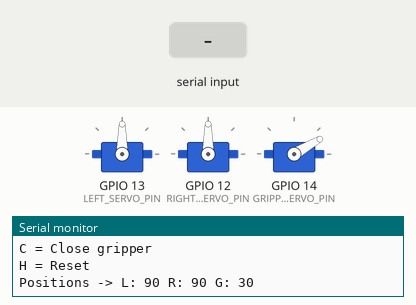
Recording of a sketch running on a simulated ESP32. Shown: 3 × servo, the last lines printed to the serial monitor. The test bench sets the inputs (shaded band). Nothing arrives over Bluetooth unless stated.

Above: at 2.2 s.
2.3 s: "W\n" received over Serial
At 4.4 s:
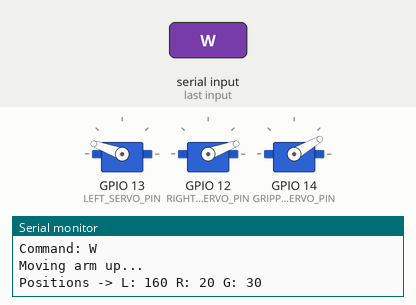
4.8 s: "S\n" received over the second serial link
At 7.3 s:
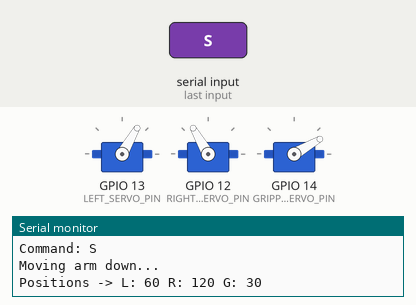
7.8 s: "A\n" received over Serial
At 9.6 s:
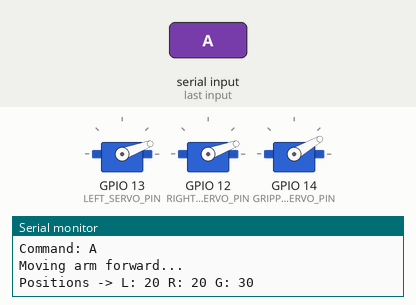
10.8 s: "D\n" received over the second serial link
At 13.1 s:
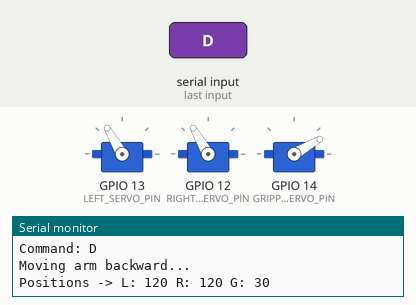
13.8 s: "C\n" received over Serial
At 14.7 s:
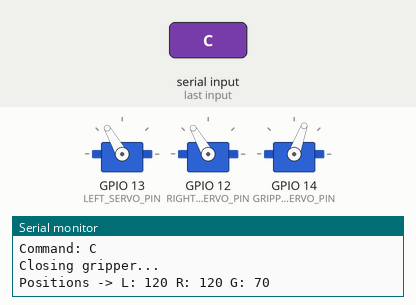
15.9 s: "W\n" received over the second serial link
At 18.1 s:
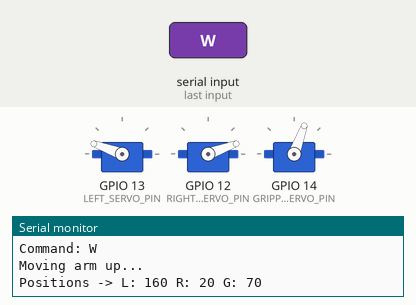
Timing chart, 0 to 19.6 s (numbered marks = the images above; inputs shaded):
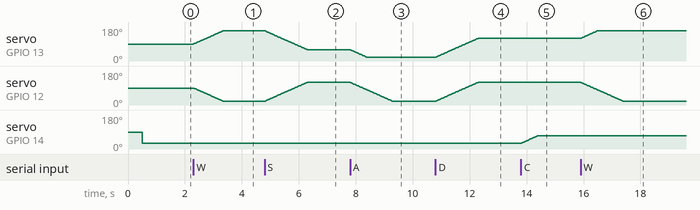

The sketch:

robotic_arm.ino
```cpp
/*
 * Bluetooth-Controlled Robotic Arm (ESP32)
 * Engineering Design and Tools, Lewis University, Spring 2026
 * Author: Juan Jose Castro (team project)
 *
 * Controls a 3-servo pantograph-style arm over Classic Bluetooth serial
 * (device name "Gripper") or USB serial.
 *
 * Commands:
 *   W = Up        S = Down
 *   A = Forward   D = Backward
 *   O = Open gripper   C = Close gripper
 *   H = Return to home position
 *
 * Libraries: ESP32Servo, BluetoothSerial (ESP32 Arduino core)
 */

#include <ESP32Servo.h>
#include <BluetoothSerial.h>

BluetoothSerial SerialBT;

// ---------- Pin assignments ----------
#define LEFT_SERVO_PIN    13
#define RIGHT_SERVO_PIN   12
#define GRIPPER_SERVO_PIN 14

// ---------- Home positions (degrees) ----------
#define ORIGIN_LEFT     90
#define ORIGIN_RIGHT    90
#define ORIGIN_GRIPPER  30

// ---------- Angle limits (found through testing) ----------
#define LEFT_MIN    20
#define LEFT_MAX    160
#define RIGHT_MIN   20
#define RIGHT_MAX   160
#define GRIPPER_MIN 20
#define GRIPPER_MAX 70

// ---------- Motion settings ----------
#define ARM_STEP_SIZE      100
#define GRIPPER_STEP_SIZE  100
#define SERVO_DELAY_MS     15   // delay between 1-degree steps

Servo leftServo;
Servo rightServo;
Servo gripperServo;

int leftPos    = ORIGIN_LEFT;
int rightPos   = ORIGIN_RIGHT;
int gripperPos = ORIGIN_GRIPPER;

// Keep a target angle inside its allowed range
int clampValue(int value, int minVal, int maxVal) {
  if (value < minVal) return minVal;
  if (value > maxVal) return maxVal;
  return value;
}

// Send a message to both USB serial and Bluetooth
void printBoth(String message) {
  Serial.println(message);
  SerialBT.println(message);
}

void printPositions() {
  String message = "Positions -> L: " + String(leftPos) +
                   " R: " + String(rightPos) +
                   " G: " + String(gripperPos);

  Serial.println(message);
  SerialBT.println(message);
}

// Move both arm servos together, 1 degree at a time, so the
// pantograph linkage moves smoothly
void moveArmDual(int targetLeft, int targetRight) {
  while (leftPos != targetLeft || rightPos != targetRight) {
    unsigned long start = millis();

    if (leftPos < targetLeft) {
      leftPos++;
    } else if (leftPos > targetLeft) {
      leftPos--;
    }

    if (rightPos < targetRight) {
      rightPos++;
    } else if (rightPos > targetRight) {
      rightPos--;
    }

    leftServo.write(leftPos);
    rightServo.write(rightPos);

    yield();

    while (millis() - start < SERVO_DELAY_MS) {
      yield();
    }
  }
}

// Move a single servo smoothly, 1 degree at a time
void moveSingleSmooth(Servo &servo, int &currentPos, int targetPos) {
  while (currentPos != targetPos) {
    unsigned long start = millis();

    if (targetPos > currentPos) {
      currentPos++;
    } else {
      currentPos--;
    }

    servo.write(currentPos);

    yield();

    while (millis() - start < SERVO_DELAY_MS) {
      yield();
    }
  }
}

void backToOrigin() {
  printBoth("Resetting to origin...");

  moveArmDual(ORIGIN_LEFT, ORIGIN_RIGHT);
  moveSingleSmooth(gripperServo, gripperPos, ORIGIN_GRIPPER);

  printPositions();
}

void handleCommand(char instruction) {
  instruction = toupper(instruction);

  if (instruction == '\n' || instruction == '\r' || instruction == ' ') {
    return;
  }

  Serial.print("Command: ");
  Serial.println(instruction);

  SerialBT.print("Command: ");
  SerialBT.println(instruction);

  switch (instruction) {
    case 'W':
      printBoth("Moving arm up...");
      moveArmDual(
        clampValue(leftPos + ARM_STEP_SIZE, LEFT_MIN, LEFT_MAX),
        clampValue(rightPos - ARM_STEP_SIZE, RIGHT_MIN, RIGHT_MAX)
      );
      break;

    case 'S':
      printBoth("Moving arm down...");
      moveArmDual(
        clampValue(leftPos - ARM_STEP_SIZE, LEFT_MIN, LEFT_MAX),
        clampValue(rightPos + ARM_STEP_SIZE, RIGHT_MIN, RIGHT_MAX)
      );
      break;

    case 'A':
      printBoth("Moving arm forward...");
      moveArmDual(
        clampValue(leftPos - ARM_STEP_SIZE, LEFT_MIN, LEFT_MAX),
        clampValue(rightPos - ARM_STEP_SIZE, RIGHT_MIN, RIGHT_MAX)
      );
      break;

    case 'D':
      printBoth("Moving arm backward...");
      moveArmDual(
        clampValue(leftPos + ARM_STEP_SIZE, LEFT_MIN, LEFT_MAX),
        clampValue(rightPos + ARM_STEP_SIZE, RIGHT_MIN, RIGHT_MAX)
      );
      break;

    case 'O':
      printBoth("Opening gripper...");
      moveSingleSmooth(
        gripperServo,
        gripperPos,
        clampValue(gripperPos - GRIPPER_STEP_SIZE, GRIPPER_MIN, GRIPPER_MAX)
      );
      break;

    case 'C':
      printBoth("Closing gripper...");
      moveSingleSmooth(
        gripperServo,
        gripperPos,
        clampValue(gripperPos + GRIPPER_STEP_SIZE, GRIPPER_MIN, GRIPPER_MAX)
      );
      break;

    case 'H':
      backToOrigin();
      break;

    default:
      printBoth("Unknown command.");
      break;
  }

  printPositions();
}

void setup() {
  Serial.begin(115200);
  SerialBT.begin("Gripper");

  leftServo.setPeriodHertz(50);
  rightServo.setPeriodHertz(50);
  gripperServo.setPeriodHertz(50);

  leftServo.attach(LEFT_SERVO_PIN, 500, 2400);
  rightServo.attach(RIGHT_SERVO_PIN, 500, 2400);
  gripperServo.attach(GRIPPER_SERVO_PIN, 500, 2400);

  delay(500);

  leftServo.write(leftPos);
  rightServo.write(rightPos);
  gripperServo.write(gripperPos);

  delay(500);

  printBoth("Bluetooth ready. Device: Gripper");
  printBoth("Commands:");
  printBoth("W = Up");
  printBoth("S = Down");
  printBoth("A = Forward");
  printBoth("D = Backward");
  printBoth("O = Open gripper");
  printBoth("C = Close gripper");
  printBoth("H = Reset");

  printPositions();
}

void loop() {
  while (SerialBT.available()) {
    char command = SerialBT.read();
    handleCommand(command);
  }

  while (Serial.available()) {
    char command = Serial.read();
    handleCommand(command);
  }
}
```

Measured:
- after the input at 2.3 s, servo on GPIO 13 (LEFT_SERVO_PIN): moves from 90° to 160° over 1.1 s, starting at once; servo on GPIO 12 (RIGHT_SERVO_PIN): moves from 90° to 20° over 1.1 s, starting at once
- after the input at 4.8 s, servo on GPIO 13 (LEFT_SERVO_PIN): moves from 160° to 60° over 1.5 s, starting at once; servo on GPIO 12 (RIGHT_SERVO_PIN): moves from 20° to 120° over 1.5 s, starting at once
- after the input at 7.8 s, servo on GPIO 13 (LEFT_SERVO_PIN): moves from 60° to 20° over 0.60 s, starting at once; servo on GPIO 12 (RIGHT_SERVO_PIN): moves from 120° to 20° over 1.5 s, starting at once
- after the input at 10.8 s, servo on GPIO 13 (LEFT_SERVO_PIN), servo on GPIO 12 (RIGHT_SERVO_PIN): moves from 20° to 120° over 1.5 s, starting at once
- after the input at 13.8 s, servo on GPIO 14 (GRIPPER_SERVO_PIN): moves from 30° to 70° over 0.60 s, starting at once
- after the input at 15.9 s, servo on GPIO 13 (LEFT_SERVO_PIN): moves from 120° to 160° over 0.60 s, starting at once; servo on GPIO 12 (RIGHT_SERVO_PIN): moves from 120° to 20° over 1.5 s, starting at once
